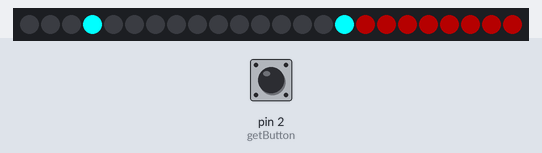
Bench run of a sketch on a simulated Arduino Uno, built with avr-gcc and run on an emulated ATmega328P. On the bench: 24 RGB LEDs in strip order, left to right. Inputs (shaded band) come from the test bench; at power-on: pin 2 (getButton) LOW.

Above: at 1.2 s.
1.3 s: pin 2 (getButton) pulled HIGH for 0.15 s
At 1.56 s:
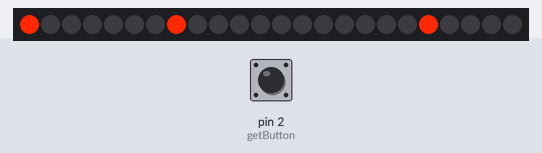
2.0 s: pin 2 (getButton) pulled HIGH for 1 s
At 3.5 s:
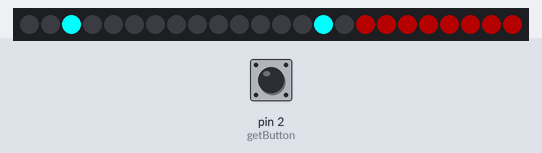
3.6 s: pin 2 (getButton) pulled HIGH for 0.15 s
At 3.91 s:
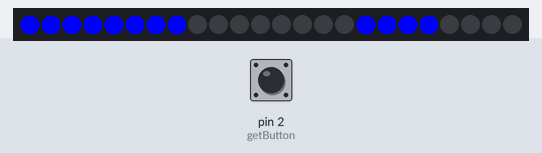
4.3 s: pin 2 (getButton) pulled HIGH for 1 s
At 6.0 s:
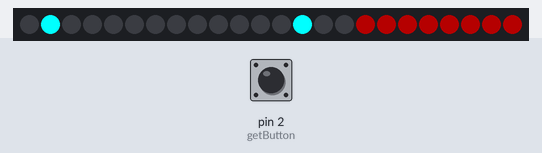
6.8 s: pin 2 (getButton) pulled HIGH for 0.15 s
At 7.3 s:
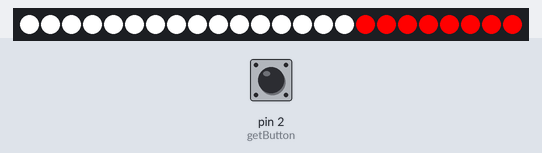
7.5 s: pin 2 (getButton) pulsed HIGH 2 times (0.12 s each, 0.3 s apart)
At 8.7 s:
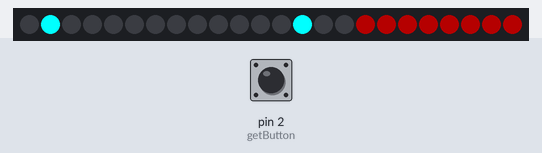
Timing chart, 0 to 10.5 s (numbered marks = the images above; inputs shaded):
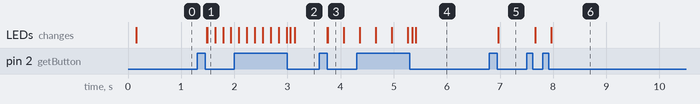

Measured:
- after the input at 1.3 s, the LEDs: first change after 0.19 s (image 1 shows a later state)
- after the input at 3.6 s, the LEDs: first change after 0.15 s (image 3 shows a later state)
- after the input at 4.3 s, the LEDs: first differ from a run without the input after 1.1 s (image 4 shows a later state)
- after the input at 6.8 s, the LEDs: first change after 0.16 s (image 5 shows a later state)
- after the input at 7.5 s, the LEDs: first change after 0.17 s (image 6 shows a later state)

The sketch:

PoliceBike.ino
```cpp
#include <Adafruit_NeoPixel.h>

#define PIN         0
#define NUMPIXELS   24
#define BRIGHTNESS  255
#define BLINKYELLOW 40
Adafruit_NeoPixel strip = Adafruit_NeoPixel(NUMPIXELS, PIN, NEO_GRB + NEO_KHZ800);

unsigned int dly = 150;
#define DEBOUNCE 50
unsigned int previousState = LOW;
unsigned int buttonState = 0;
unsigned long lastDebounceTime = 0;
unsigned long timePressed = 0;
unsigned int state = 0;
unsigned int mode = 0;

void reset() {
  for (unsigned int s = 0; s < 24; s++) {
    strip.setPixelColor(s, 0, 0, 0);
  }
  strip.show();
  noTone(4);
}

void switchL1() {
  reset();
  if (mode == 0) {
    state = (state + 1) % 4;
  }
  else if (mode == 1) {
    state = (state + 1) % 5;
  }
  else {
    state = (state + 1) % 3;
  }
}

void switchL2() {
  reset();
  mode = (mode + 1) % 4;
  state = 0;
}

void getButton() {
  unsigned long currentS = millis();
  buttonState = digitalRead(2);

  if ( (currentS - lastDebounceTime) > DEBOUNCE) {
    if (buttonState == HIGH && previousState == LOW) {
      timePressed = currentS;
      previousState = HIGH;
    }
    else if (buttonState == LOW && previousState == HIGH) {
      unsigned long interval = currentS - timePressed;
      previousState = LOW;
      timePressed = 0;
      if (interval > 1000) {
        switchL2();
      }
      else {
        switchL1();
      }
    }

    lastDebounceTime = millis(); //set the current time
  }
}

unsigned int waitDly = 10;

void wait() {
  strip.setPixelColor(3 - mode, 0, 255, 255);
  strip.setPixelColor(15 - mode, 0, 255, 255);
  for(unsigned int s = 16; s < 24; s++){
    strip.setPixelColor(s, 63, 0, 0);
  }
  strip.show();
}

unsigned int index = 0;
unsigned int leftSiren1[] =  {1, 1, 0, 0, 1, 1, 0, 0};
unsigned int rightSiren1[] = {0, 0, 1, 1, 0, 0, 1, 1 };
unsigned int leftSiren2[] =  {1, 0, 1, 0, 2, 0, 2, 0};
unsigned int rightSiren2[] = {2, 0, 2, 0, 1, 0, 1, 0 };

unsigned int horn1[]      = {440, 585};
unsigned int horn2[]      = {466, 622};

unsigned int dly1 = 150;
unsigned int dly2 = 100;

unsigned long previousMillis = 0;

unsigned int blinkDly = 150;
unsigned int blinkPos = 1;


void blink(unsigned int pixels[]) {
  for (unsigned int s = 0; s < 24; s++) {
    if (pixels[s] == 0) {
      strip.setPixelColor(s, 0, 0, 0);
    }
    else {
      strip.setPixelColor(s, BRIGHTNESS, BLINKYELLOW, 0);
    }
  }
  strip.show();
}

void leftBlinker() {
  unsigned int pixels[] = {0, 0, 0, 0, 0, 0, 0, 0, 0, 0, 0, 0, 0, 0, 0, 0, 0, 0, 0, 0, 0, 0, 0, 0};

  for (unsigned int blk = 0; blk < blinkPos; blk++) {
    pixels[blk] = 1;
    pixels[7 - blk] = 1;
    pixels[19 - blk] = 1;
  }

  blink(pixels);


  blinkPos = (blinkPos + 1) % 5;
}

void rightBlinker() {
  unsigned int pixels[] = {0, 0, 0, 0, 0, 0, 0, 0, 0, 0, 0, 0, 0, 0, 0, 0, 0, 0, 0, 0, 0, 0, 0, 0};

  for (unsigned int blk = 0; blk < blinkPos; blk++) {
    pixels[8 + blk] = 1;
    pixels[15 - blk] = 1;
    pixels[20 + blk] = 1;
  }

  blink(pixels);

  blinkPos = (blinkPos + 1) % 5;
}

unsigned int warnIndex = 0;

void warnBlinker() {
  if (warnIndex == 0 || warnIndex == 2) {
    tone(4, 600);
  }
  else {
    noTone(4);
  }
  unsigned int r = (warnIndex % 2 == 0) ? BRIGHTNESS : 0;
  unsigned int g = (warnIndex % 2 == 0) ? BLINKYELLOW : 0;

  for (unsigned int s = 0; s < 24; s++) {
    strip.setPixelColor(s, r, g, 0);
  }

  strip.show();
  warnIndex = (warnIndex + 1) % 8;
}


void siren(unsigned int leftS[], unsigned int rightS[]) {
  unsigned int redL = (leftS[index] == 2) ? BRIGHTNESS : 0;
  unsigned int redR = (rightS[index] == 2) ? BRIGHTNESS : 0;
  unsigned int blueL = (leftS[index] == 1) ? BRIGHTNESS : 0;
  unsigned int blueR = (rightS[index] == 1) ? BRIGHTNESS : 0;


  for (unsigned int i = 0; i < 24; i++) {
    if (i < 8) {
      strip.setPixelColor(i, redL, 0, blueL);
    }
    else if (i < 16) {
      strip.setPixelColor(i, redR, 0, blueR);
    }
    else if (i < 20) {
      strip.setPixelColor(i, redL, 0, blueL);
    }
    else {
      strip.setPixelColor(i, redR, 0, blueR);
    }

  }

  strip.show();
  index = (index + 1) % 8;
}

void siren(unsigned int leftS[], unsigned int rightS[], unsigned int h[]) {

  if (index == 0) {
    tone(4, h[0]);
  }
  else if (index == 4) {
    tone(4, h[1]);
  }

  siren(leftS, rightS);
}

unsigned int lightDly = 500;

void headLight() {
  for (unsigned int i = 0; i < 16; i++) {
    strip.setPixelColor(i, BRIGHTNESS, BRIGHTNESS, BRIGHTNESS);
  }
  for (unsigned int i = 16; i < 24; i++) {
    strip.setPixelColor(i, BRIGHTNESS, 0, 0);
  }
  strip.show();
}

unsigned int strobeDly = 30;
unsigned int strobeOn = 0;

void strobeLight() {

  if (strobeOn == 0) {
    for (unsigned int i = 0; i < 24; i++) {
      strip.setPixelColor(i, 0, 0, 0);
    }
    strobeOn = 1;
  }
  else {
    for (unsigned int i = 0; i < 24; i++) {
      strip.setPixelColor(i, BRIGHTNESS, BRIGHTNESS, BRIGHTNESS);
    }
    strobeOn = 0;
  }
  strip.show();
}


int rbColors[8][3] = {
  {0, 0, 255},
  {0, 255, 0},
  {255, 0, 0},
  {0, 255, 255},
  {255, 255, 0},
  {255, 0, 255},
  {255, 255, 255},
  {255, 127, 0}
};

unsigned int rbState[] = {0, 4, 2, 6, 1, 7, 3, 5, 0, 4, 2, 6, 1, 7, 3, 5, 0, 4, 2, 6, 1, 7, 3, 5};
unsigned int rb1Dly = 200;

void rainbow1() {
  for (unsigned int l = 0; l < 24; l++) {
    strip.setPixelColor(l, rbColors[rbState[l]][0], rbColors[rbState[l]][1], rbColors[rbState[l]][2]);
    rbState[l] = (rbState[l] + 1) % 8;
  }
  strip.show();
}


unsigned int rb2Dly = 200;

void rainbow2() {
  for (unsigned int e = 0; e < 6; e++) {
    for (unsigned int l = e * 4; l < (e + 1) * 4; l++) {
      strip.setPixelColor(l, rbColors[rbState[e]][0], rbColors[rbState[e]][1], rbColors[rbState[e]][2]);
    }
    rbState[e] = (rbState[e] + 1) % 8;
  }

  strip.show();
}


void setup() {
  strip.begin();
  strip.show();
  pinMode(0, OUTPUT);
  pinMode(2, INPUT);
  pinMode(4, OUTPUT);
}


int counter = 0;

void loop() {
  getButton();
  unsigned long currentMillis = millis();

  if (currentMillis - previousMillis >= dly) {
    previousMillis = currentMillis;

    switch (mode) {
      case 0:
        switch (state)
        {
          case 1:
            dly = blinkDly;
            leftBlinker();
            break;
          case 2:
            dly = blinkDly;
            rightBlinker();
            break;
          case 3:
            dly = blinkDly;
            warnBlinker();
            break;
          default:
            dly = waitDly;
            wait();
        }
        break;
      case 1:
        switch (state)
        {
          case 1:
            dly = dly1;
            siren(leftSiren1, rightSiren1);
            break;
          case 2:
            dly = dly1;
            siren(leftSiren1, rightSiren1, horn1);
            break;
          case 3:
            dly = dly2;
            siren(leftSiren2, rightSiren2);
            break;
          case 4:
            dly = dly2;
            siren(leftSiren2, rightSiren2, horn2);
            break;
          default:
            dly = waitDly;
            wait();
        }
        break;
      case 2:
        switch (state)
        {
          case 1:
            dly = lightDly;
            headLight();
            break;
          case 2:
            dly = strobeDly;
            strobeLight();
            break;
          default:
            dly = waitDly;
            wait();
        }
        break;
      default:
        switch (state)
        {
          case 1:
            dly = rb1Dly;
            rainbow1();
            break;
          case 2:
            dly = rb2Dly;
            rainbow2();
            break;
          default:
            dly = waitDly;
            wait();
        }
    }

  }
}
```
